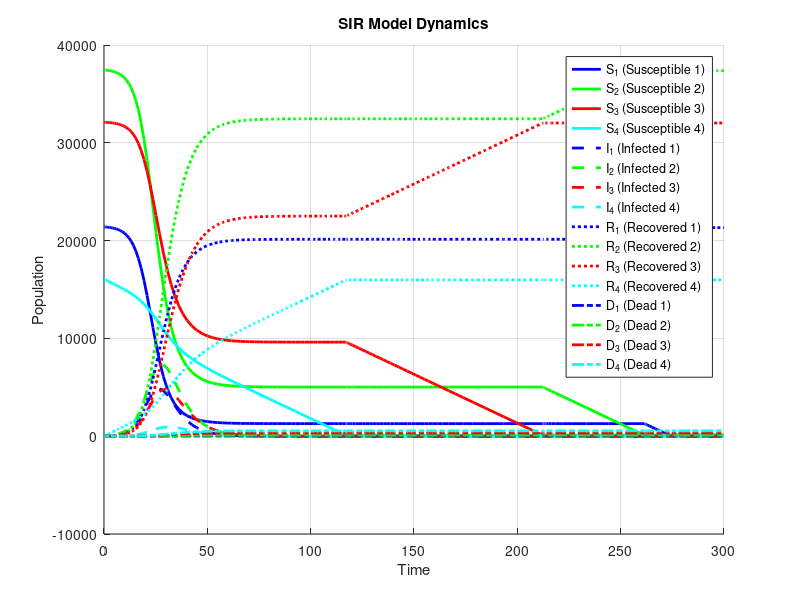

This figure's MATLAB source:
% SIR Model
close all
clc
clear

% Define the system of ODEs in a separate file named myThreeODE.m
function dydt = ODE_equations(t, y)
    S_1 = y(1);
    S_2 = y(2);
    S_3 = y(3);
    S_4 = y(4);
    I_1 = y(5);
    I_2 = y(6);
    I_3 = y(7);
    I_4 = y(8);
    R_1 = y(9);
    R_2 = y(10);
    R_3 = y(11);
    R_4 = y(12);
    D_1 = y(13);
    D_2 = y(14);
    D_3 = y(15);
    D_4 = y(16);
    beta_1 = 7e-6; % infection likelihood 2.8e-4*2.5
    beta_2 = 5e-6; %1.87e-5*2.5
    beta_3 = 3e-6; %9.35e-6*2.5
    beta_4 = 1e-6; % 4.67e-6*2.5
    gamma_1 = 0.999/5; % recovery rate from Omega
    gamma_2 = 0.997/5;
    gamma_3 = 0.986/5;
    gamma_4 = 0.886/5;
    nat_death_1 = 0; %0.0015/365; % natural death rate
    nat_death_2 = 0; %0.0016/365;
    nat_death_3 = 0; %0.0076/365;
    nat_death_4 = 0;%0.0755/365;
    I = I_1 + I_2 + I_3 + I_4;
    V = 100;
    V_1 = 0;
    V_2 = 0;
    V_3 = 0;
    V_4 = 0;
    if S_4 > V
        V_4 = V;
    elseif S_3 > V
        V_3 = V;
    elseif S_2 > V
        V_2 = V;
    elseif S_1 > V
        V_1 = V;
    end
    dydt = [-1*beta_1*S_1 *(I)-1*nat_death_1*(S_1)-V_1;
        -1*beta_2*S_2 *(I)-1*nat_death_2*(S_2)-V_2;
        -1*beta_3*S_3 *(I)-1*nat_death_3*(S_3)-V_3;
        -1*beta_4*S_4 *(I)-1*nat_death_4*(S_4)-V_4;
        beta_1*I*S_1 - gamma_1*I_1 - nat_death_1*I_1; 
        beta_2*I*S_2 - gamma_2*I_2 - nat_death_2*I_2;
        beta_3*I*S_3 - gamma_3*I_3 - nat_death_3*I_3;
        beta_4*I*S_4 - gamma_4*I_4 - nat_death_4*I_4;
        gamma_1*I_1 - nat_death_1*R_1+V_1;
        gamma_2*I_2 - nat_death_2*R_2+V_2;
        gamma_3*I_3 - nat_death_3*R_3+V_3;
        gamma_4*I_4 - nat_death_4*R_4+V_4;
        nat_death_1*(S_1+I_1+R_1)+((1-gamma_1*5)/5)*I_1;
        nat_death_2*(S_2+I_2+R_2)+((1-gamma_2*5)/5)*I_2;
        nat_death_3*(S_3+I_3+R_3)+((1-gamma_3*5)/5)*I_3;
        nat_death_4*(S_4+I_4+R_4)+((1-gamma_4*5)/5)*I_4];
end

% Main script
tspan = [0 300];     % Time span
N = 107000;
y0 = [N*0.2; N*0.35; N*0.3; N*0.15; 25; 25; 25; 25; 0; 0; 0; 0; 0; 0; 0; 0];     % Initial conditions

% Solve the system of ODEs
[t, y] = ode23(@ODE_equations, tspan, y0);

% Plot the results
figure;
hold on;
plot(t, y(:, 1), 'b','Linewidth',2, 'DisplayName', 'S_1 (Susceptible 1)');
plot(t, y(:, 2), 'g', 'Linewidth', 2, 'DisplayName', 'S_2 (Susceptible 2)');
plot(t, y(:, 3), 'r', 'Linewidth', 2, 'DisplayName', 'S_3 (Susceptible 3)');
plot(t, y(:, 4), 'c', 'Linewidth', 2, 'DisplayName', 'S_4 (Susceptible 4)');
plot(t, y(:, 5), 'b--', 'Linewidth', 2, 'DisplayName', 'I_1 (Infected 1)');
plot(t, y(:, 6), 'g--', 'Linewidth', 2, 'DisplayName', 'I_2 (Infected 2)');
plot(t, y(:, 7), 'r--', 'Linewidth', 2, 'DisplayName', 'I_3 (Infected 3)');
plot(t, y(:, 8), 'c--', 'Linewidth', 2, 'DisplayName', 'I_4 (Infected 4)');
plot(t, y(:, 9), 'b:', 'Linewidth', 2, 'DisplayName', 'R_1 (Recovered 1)');
plot(t, y(:, 10), 'g:', 'Linewidth', 2, 'DisplayName', 'R_2 (Recovered 2)');
plot(t, y(:, 11), 'r:', 'Linewidth', 2, 'DisplayName', 'R_3 (Recovered 3)');
plot(t, y(:, 12), 'c:', 'Linewidth', 2, 'DisplayName', 'R_4 (Recovered 4)');
plot(t, y(:, 13), 'b-.', 'Linewidth', 2, 'DisplayName', 'D_1 (Dead 1)');
plot(t, y(:, 14), 'g-.', 'Linewidth', 2, 'DisplayName', 'D_2 (Dead 2)');
plot(t, y(:, 15), 'r-.', 'Linewidth', 2, 'DisplayName', 'D_3 (Dead 3)');
plot(t, y(:, 16), 'c-.', 'Linewidth', 2, 'DisplayName', 'D_4 (Dead 4)');
hold off;

y(:, 16)

xlabel('Time');
ylabel('Population');
title('SIR Model Dynamics');
legend show;
grid on;
